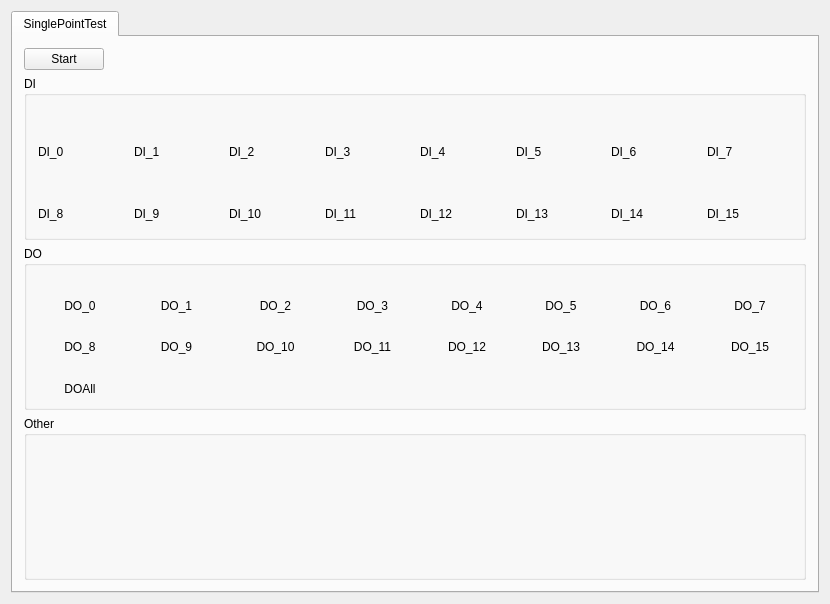
<?xml version="1.0" encoding="UTF-8"?>
<ui version="4.0">
 <class>dioTestPage</class>
 <widget class="QWidget" name="dioTestPage">
  <property name="geometry">
   <rect>
    <x>0</x>
    <y>0</y>
    <width>830</width>
    <height>604</height>
   </rect>
  </property>
  <property name="windowTitle">
   <string>dioTestPage</string>
  </property>
  <layout class="QVBoxLayout" name="verticalLayout">
   <item>
    <widget class="QTabWidget" name="tabWidget">
     <property name="currentIndex">
      <number>0</number>
     </property>
     <widget class="QWidget" name="tabSinglePointTest">
      <attribute name="title">
       <string>SinglePointTest</string>
      </attribute>
      <layout class="QVBoxLayout" name="verticalLayout_35">
       <item>
        <layout class="QHBoxLayout" name="horizontalLayout">
         <item>
          <widget class="QPushButton" name="m_StartStopBtn">
           <property name="text">
            <string>Start</string>
           </property>
          </widget>
         </item>
         <item>
          <spacer name="horizontalSpacer">
           <property name="orientation">
            <enum>Qt::Horizontal</enum>
           </property>
           <property name="sizeHint" stdset="0">
            <size>
             <width>40</width>
             <height>20</height>
            </size>
           </property>
          </spacer>
         </item>
        </layout>
       </item>
       <item>
        <widget class="QGroupBox" name="groupBoxDI">
         <property name="title">
          <string>DI</string>
         </property>
         <layout class="QGridLayout" name="gridLayout">
          <property name="horizontalSpacing">
           <number>10</number>
          </property>
          <item row="0" column="2">
           <layout class="QVBoxLayout" name="verticalLayout_4">
            <item>
             <widget class="ledWidget" name="m_led2" native="true">
              <property name="minimumSize">
               <size>
                <width>20</width>
                <height>20</height>
               </size>
              </property>
             </widget>
            </item>
            <item>
             <widget class="QLabel" name="m_led2Label">
              <property name="text">
               <string>DI_2</string>
              </property>
              <property name="alignment">
               <set>Qt::AlignLeading|Qt::AlignLeft|Qt::AlignVCenter</set>
              </property>
             </widget>
            </item>
           </layout>
          </item>
          <item row="0" column="3">
           <layout class="QVBoxLayout" name="verticalLayout_5">
            <item>
             <widget class="ledWidget" name="m_led3" native="true">
              <property name="minimumSize">
               <size>
                <width>20</width>
                <height>20</height>
               </size>
              </property>
             </widget>
            </item>
            <item>
             <widget class="QLabel" name="m_led3Label">
              <property name="text">
               <string>DI_3</string>
              </property>
              <property name="alignment">
               <set>Qt::AlignLeading|Qt::AlignLeft|Qt::AlignVCenter</set>
              </property>
             </widget>
            </item>
           </layout>
          </item>
          <item row="1" column="3">
           <layout class="QVBoxLayout" name="verticalLayout_13">
            <item>
             <widget class="ledWidget" name="m_led11" native="true">
              <property name="minimumSize">
               <size>
                <width>20</width>
                <height>20</height>
               </size>
              </property>
             </widget>
            </item>
            <item>
             <widget class="QLabel" name="m_led11Label">
              <property name="text">
               <string>DI_11</string>
              </property>
              <property name="alignment">
               <set>Qt::AlignLeading|Qt::AlignLeft|Qt::AlignVCenter</set>
              </property>
             </widget>
            </item>
           </layout>
          </item>
          <item row="1" column="6">
           <layout class="QVBoxLayout" name="verticalLayout_16">
            <item>
             <widget class="ledWidget" name="m_led14" native="true">
              <property name="minimumSize">
               <size>
                <width>20</width>
                <height>20</height>
               </size>
              </property>
             </widget>
            </item>
            <item>
             <widget class="QLabel" name="m_led14Label">
              <property name="text">
               <string>DI_14</string>
              </property>
              <property name="alignment">
               <set>Qt::AlignLeading|Qt::AlignLeft|Qt::AlignVCenter</set>
              </property>
             </widget>
            </item>
           </layout>
          </item>
          <item row="0" column="4">
           <layout class="QVBoxLayout" name="verticalLayout_6">
            <item>
             <widget class="ledWidget" name="m_led4" native="true">
              <property name="minimumSize">
               <size>
                <width>20</width>
                <height>20</height>
               </size>
              </property>
             </widget>
            </item>
            <item>
             <widget class="QLabel" name="m_led4Label">
              <property name="text">
               <string>DI_4</string>
              </property>
              <property name="alignment">
               <set>Qt::AlignLeading|Qt::AlignLeft|Qt::AlignVCenter</set>
              </property>
             </widget>
            </item>
           </layout>
          </item>
          <item row="0" column="0">
           <layout class="QVBoxLayout" name="verticalLayout_2">
            <item>
             <widget class="ledWidget" name="m_led0" native="true">
              <property name="minimumSize">
               <size>
                <width>20</width>
                <height>20</height>
               </size>
              </property>
             </widget>
            </item>
            <item>
             <widget class="QLabel" name="m_led0Label">
              <property name="minimumSize">
               <size>
                <width>20</width>
                <height>20</height>
               </size>
              </property>
              <property name="text">
               <string>DI_0</string>
              </property>
              <property name="alignment">
               <set>Qt::AlignLeading|Qt::AlignLeft|Qt::AlignVCenter</set>
              </property>
             </widget>
            </item>
           </layout>
          </item>
          <item row="1" column="2">
           <layout class="QVBoxLayout" name="verticalLayout_12">
            <item>
             <widget class="ledWidget" name="m_led10" native="true">
              <property name="minimumSize">
               <size>
                <width>20</width>
                <height>20</height>
               </size>
              </property>
             </widget>
            </item>
            <item>
             <widget class="QLabel" name="m_led10Label">
              <property name="text">
               <string>DI_10</string>
              </property>
              <property name="alignment">
               <set>Qt::AlignLeading|Qt::AlignLeft|Qt::AlignVCenter</set>
              </property>
             </widget>
            </item>
           </layout>
          </item>
          <item row="1" column="5">
           <layout class="QVBoxLayout" name="verticalLayout_15">
            <item>
             <widget class="ledWidget" name="m_led13" native="true">
              <property name="minimumSize">
               <size>
                <width>20</width>
                <height>20</height>
               </size>
              </property>
             </widget>
            </item>
            <item>
             <widget class="QLabel" name="m_led13Label">
              <property name="text">
               <string>DI_13</string>
              </property>
              <property name="alignment">
               <set>Qt::AlignLeading|Qt::AlignLeft|Qt::AlignVCenter</set>
              </property>
             </widget>
            </item>
           </layout>
          </item>
          <item row="0" column="7">
           <layout class="QVBoxLayout" name="verticalLayout_9">
            <item>
             <widget class="ledWidget" name="m_led7" native="true">
              <property name="minimumSize">
               <size>
                <width>20</width>
                <height>20</height>
               </size>
              </property>
             </widget>
            </item>
            <item>
             <widget class="QLabel" name="m_led7Label">
              <property name="text">
               <string>DI_7</string>
              </property>
              <property name="alignment">
               <set>Qt::AlignLeading|Qt::AlignLeft|Qt::AlignVCenter</set>
              </property>
             </widget>
            </item>
           </layout>
          </item>
          <item row="1" column="1">
           <layout class="QVBoxLayout" name="verticalLayout_11">
            <item>
             <widget class="ledWidget" name="m_led9" native="true">
              <property name="minimumSize">
               <size>
                <width>20</width>
                <height>20</height>
               </size>
              </property>
             </widget>
            </item>
            <item>
             <widget class="QLabel" name="m_led9Label">
              <property name="text">
               <string>DI_9</string>
              </property>
              <property name="alignment">
               <set>Qt::AlignLeading|Qt::AlignLeft|Qt::AlignVCenter</set>
              </property>
             </widget>
            </item>
           </layout>
          </item>
          <item row="1" column="0">
           <layout class="QVBoxLayout" name="verticalLayout_10">
            <item>
             <widget class="ledWidget" name="m_led8" native="true">
              <property name="minimumSize">
               <size>
                <width>20</width>
                <height>20</height>
               </size>
              </property>
             </widget>
            </item>
            <item>
             <widget class="QLabel" name="m_led8Label">
              <property name="text">
               <string>DI_8</string>
              </property>
              <property name="alignment">
               <set>Qt::AlignLeading|Qt::AlignLeft|Qt::AlignVCenter</set>
              </property>
             </widget>
            </item>
           </layout>
          </item>
          <item row="0" column="1">
           <layout class="QVBoxLayout" name="verticalLayout_3">
            <item>
             <widget class="ledWidget" name="m_led1" native="true">
              <property name="minimumSize">
               <size>
                <width>20</width>
                <height>20</height>
               </size>
              </property>
             </widget>
            </item>
            <item>
             <widget class="QLabel" name="m_led1Label">
              <property name="text">
               <string>DI_1</string>
              </property>
              <property name="alignment">
               <set>Qt::AlignLeading|Qt::AlignLeft|Qt::AlignVCenter</set>
              </property>
             </widget>
            </item>
           </layout>
          </item>
          <item row="0" column="6">
           <layout class="QVBoxLayout" name="verticalLayout_8">
            <item>
             <widget class="ledWidget" name="m_led6" native="true">
              <property name="minimumSize">
               <size>
                <width>20</width>
                <height>20</height>
               </size>
              </property>
             </widget>
            </item>
            <item>
             <widget class="QLabel" name="m_led6Label">
              <property name="text">
               <string>DI_6</string>
              </property>
              <property name="alignment">
               <set>Qt::AlignLeading|Qt::AlignLeft|Qt::AlignVCenter</set>
              </property>
             </widget>
            </item>
           </layout>
          </item>
          <item row="1" column="7">
           <layout class="QVBoxLayout" name="verticalLayout_17">
            <item>
             <widget class="ledWidget" name="m_led15" native="true">
              <property name="minimumSize">
               <size>
                <width>20</width>
                <height>20</height>
               </size>
              </property>
             </widget>
            </item>
            <item>
             <widget class="QLabel" name="m_led15Label">
              <property name="text">
               <string>DI_15</string>
              </property>
              <property name="alignment">
               <set>Qt::AlignLeading|Qt::AlignLeft|Qt::AlignVCenter</set>
              </property>
             </widget>
            </item>
           </layout>
          </item>
          <item row="0" column="5">
           <layout class="QVBoxLayout" name="verticalLayout_7">
            <item>
             <widget class="ledWidget" name="m_led5" native="true">
              <property name="minimumSize">
               <size>
                <width>20</width>
                <height>20</height>
               </size>
              </property>
             </widget>
            </item>
            <item>
             <widget class="QLabel" name="m_led5Label">
              <property name="text">
               <string>DI_5</string>
              </property>
              <property name="alignment">
               <set>Qt::AlignLeading|Qt::AlignLeft|Qt::AlignVCenter</set>
              </property>
             </widget>
            </item>
           </layout>
          </item>
          <item row="1" column="4">
           <layout class="QVBoxLayout" name="verticalLayout_14">
            <item>
             <widget class="ledWidget" name="m_led12" native="true">
              <property name="minimumSize">
               <size>
                <width>20</width>
                <height>20</height>
               </size>
              </property>
             </widget>
            </item>
            <item>
             <widget class="QLabel" name="m_led12Label">
              <property name="text">
               <string>DI_12</string>
              </property>
              <property name="alignment">
               <set>Qt::AlignLeading|Qt::AlignLeft|Qt::AlignVCenter</set>
              </property>
             </widget>
            </item>
           </layout>
          </item>
         </layout>
        </widget>
       </item>
       <item>
        <widget class="QGroupBox" name="groupBoxDO">
         <property name="title">
          <string>DO</string>
         </property>
         <layout class="QGridLayout" name="gridLayout_2">
          <property name="horizontalSpacing">
           <number>10</number>
          </property>
          <item row="1" column="5">
           <layout class="QVBoxLayout" name="verticalLayout_31">
            <item>
             <widget class="switchButton" name="m_DO13" native="true">
              <property name="minimumSize">
               <size>
                <width>20</width>
                <height>10</height>
               </size>
              </property>
             </widget>
            </item>
            <item>
             <widget class="QLabel" name="m_DO13Label">
              <property name="text">
               <string>DO_13</string>
              </property>
              <property name="alignment">
               <set>Qt::AlignCenter</set>
              </property>
             </widget>
            </item>
           </layout>
          </item>
          <item row="0" column="0">
           <layout class="QVBoxLayout" name="verticalLayout_18">
            <item>
             <widget class="switchButton" name="m_DO0" native="true">
              <property name="minimumSize">
               <size>
                <width>20</width>
                <height>10</height>
               </size>
              </property>
             </widget>
            </item>
            <item>
             <widget class="QLabel" name="m_DO0Label">
              <property name="text">
               <string>DO_0</string>
              </property>
              <property name="alignment">
               <set>Qt::AlignCenter</set>
              </property>
             </widget>
            </item>
           </layout>
          </item>
          <item row="1" column="2">
           <layout class="QVBoxLayout" name="verticalLayout_28">
            <item>
             <widget class="switchButton" name="m_DO10" native="true">
              <property name="minimumSize">
               <size>
                <width>20</width>
                <height>10</height>
               </size>
              </property>
             </widget>
            </item>
            <item>
             <widget class="QLabel" name="m_DO10Label">
              <property name="text">
               <string>DO_10</string>
              </property>
              <property name="alignment">
               <set>Qt::AlignCenter</set>
              </property>
             </widget>
            </item>
           </layout>
          </item>
          <item row="0" column="2">
           <layout class="QVBoxLayout" name="verticalLayout_20">
            <item>
             <widget class="switchButton" name="m_DO2" native="true">
              <property name="minimumSize">
               <size>
                <width>20</width>
                <height>10</height>
               </size>
              </property>
             </widget>
            </item>
            <item>
             <widget class="QLabel" name="m_DO2Label">
              <property name="text">
               <string>DO_2</string>
              </property>
              <property name="alignment">
               <set>Qt::AlignCenter</set>
              </property>
             </widget>
            </item>
           </layout>
          </item>
          <item row="0" column="6">
           <layout class="QVBoxLayout" name="verticalLayout_24">
            <item>
             <widget class="switchButton" name="m_DO6" native="true">
              <property name="minimumSize">
               <size>
                <width>20</width>
                <height>10</height>
               </size>
              </property>
             </widget>
            </item>
            <item>
             <widget class="QLabel" name="m_DO6Label">
              <property name="text">
               <string>DO_6</string>
              </property>
              <property name="alignment">
               <set>Qt::AlignCenter</set>
              </property>
             </widget>
            </item>
           </layout>
          </item>
          <item row="0" column="3">
           <layout class="QVBoxLayout" name="verticalLayout_21">
            <item>
             <widget class="switchButton" name="m_DO3" native="true">
              <property name="minimumSize">
               <size>
                <width>20</width>
                <height>10</height>
               </size>
              </property>
             </widget>
            </item>
            <item>
             <widget class="QLabel" name="m_DO3Label">
              <property name="text">
               <string>DO_3</string>
              </property>
              <property name="alignment">
               <set>Qt::AlignCenter</set>
              </property>
             </widget>
            </item>
           </layout>
          </item>
          <item row="2" column="0">
           <layout class="QVBoxLayout" name="verticalLayout_34">
            <item>
             <widget class="switchButton" name="m_DOALL" native="true">
              <property name="minimumSize">
               <size>
                <width>20</width>
                <height>10</height>
               </size>
              </property>
             </widget>
            </item>
            <item>
             <widget class="QLabel" name="m_DOAllLabel">
              <property name="text">
               <string>DOAll</string>
              </property>
              <property name="alignment">
               <set>Qt::AlignCenter</set>
              </property>
             </widget>
            </item>
           </layout>
          </item>
          <item row="1" column="6">
           <layout class="QVBoxLayout" name="verticalLayout_32">
            <item>
             <widget class="switchButton" name="m_DO14" native="true">
              <property name="minimumSize">
               <size>
                <width>20</width>
                <height>10</height>
               </size>
              </property>
             </widget>
            </item>
            <item>
             <widget class="QLabel" name="m_DO14Label">
              <property name="text">
               <string>DO_14</string>
              </property>
              <property name="alignment">
               <set>Qt::AlignCenter</set>
              </property>
             </widget>
            </item>
           </layout>
          </item>
          <item row="0" column="5">
           <layout class="QVBoxLayout" name="verticalLayout_23">
            <item>
             <widget class="switchButton" name="m_DO5" native="true">
              <property name="minimumSize">
               <size>
                <width>20</width>
                <height>10</height>
               </size>
              </property>
             </widget>
            </item>
            <item>
             <widget class="QLabel" name="m_DO5Label">
              <property name="text">
               <string>DO_5</string>
              </property>
              <property name="alignment">
               <set>Qt::AlignCenter</set>
              </property>
             </widget>
            </item>
           </layout>
          </item>
          <item row="1" column="0">
           <layout class="QVBoxLayout" name="verticalLayout_26">
            <item>
             <widget class="switchButton" name="m_DO8" native="true">
              <property name="minimumSize">
               <size>
                <width>20</width>
                <height>10</height>
               </size>
              </property>
             </widget>
            </item>
            <item>
             <widget class="QLabel" name="m_DO8Label">
              <property name="text">
               <string>DO_8</string>
              </property>
              <property name="alignment">
               <set>Qt::AlignCenter</set>
              </property>
             </widget>
            </item>
           </layout>
          </item>
          <item row="1" column="4">
           <layout class="QVBoxLayout" name="verticalLayout_30">
            <item>
             <widget class="switchButton" name="m_DO12" native="true">
              <property name="minimumSize">
               <size>
                <width>20</width>
                <height>10</height>
               </size>
              </property>
             </widget>
            </item>
            <item>
             <widget class="QLabel" name="m_DO12Label">
              <property name="text">
               <string>DO_12</string>
              </property>
              <property name="alignment">
               <set>Qt::AlignCenter</set>
              </property>
             </widget>
            </item>
           </layout>
          </item>
          <item row="2" column="1" colspan="2">
           <spacer name="horizontalSpacer_2">
            <property name="orientation">
             <enum>Qt::Horizontal</enum>
            </property>
            <property name="sizeHint" stdset="0">
             <size>
              <width>188</width>
              <height>20</height>
             </size>
            </property>
           </spacer>
          </item>
          <item row="1" column="3">
           <layout class="QVBoxLayout" name="verticalLayout_29">
            <item>
             <widget class="switchButton" name="m_DO11" native="true">
              <property name="minimumSize">
               <size>
                <width>20</width>
                <height>10</height>
               </size>
              </property>
             </widget>
            </item>
            <item>
             <widget class="QLabel" name="m_DO11Label">
              <property name="text">
               <string>DO_11</string>
              </property>
              <property name="alignment">
               <set>Qt::AlignCenter</set>
              </property>
             </widget>
            </item>
           </layout>
          </item>
          <item row="1" column="1">
           <layout class="QVBoxLayout" name="verticalLayout_27">
            <item>
             <widget class="switchButton" name="m_DO9" native="true">
              <property name="minimumSize">
               <size>
                <width>20</width>
                <height>10</height>
               </size>
              </property>
             </widget>
            </item>
            <item>
             <widget class="QLabel" name="m_DO9Label">
              <property name="text">
               <string>DO_9</string>
              </property>
              <property name="alignment">
               <set>Qt::AlignCenter</set>
              </property>
             </widget>
            </item>
           </layout>
          </item>
          <item row="1" column="7">
           <layout class="QVBoxLayout" name="verticalLayout_33">
            <item>
             <widget class="switchButton" name="m_DO15" native="true">
              <property name="minimumSize">
               <size>
                <width>20</width>
                <height>10</height>
               </size>
              </property>
             </widget>
            </item>
            <item>
             <widget class="QLabel" name="m_DO15Label">
              <property name="text">
               <string>DO_15</string>
              </property>
              <property name="alignment">
               <set>Qt::AlignCenter</set>
              </property>
             </widget>
            </item>
           </layout>
          </item>
          <item row="0" column="7">
           <layout class="QVBoxLayout" name="verticalLayout_25">
            <item>
             <widget class="switchButton" name="m_DO7" native="true">
              <property name="minimumSize">
               <size>
                <width>20</width>
                <height>10</height>
               </size>
              </property>
             </widget>
            </item>
            <item>
             <widget class="QLabel" name="m_DO7Label">
              <property name="text">
               <string>DO_7</string>
              </property>
              <property name="alignment">
               <set>Qt::AlignCenter</set>
              </property>
             </widget>
            </item>
           </layout>
          </item>
          <item row="0" column="1">
           <layout class="QVBoxLayout" name="verticalLayout_19">
            <item>
             <widget class="switchButton" name="m_DO1" native="true">
              <property name="minimumSize">
               <size>
                <width>20</width>
                <height>10</height>
               </size>
              </property>
             </widget>
            </item>
            <item>
             <widget class="QLabel" name="m_DO1Label">
              <property name="text">
               <string>DO_1</string>
              </property>
              <property name="alignment">
               <set>Qt::AlignCenter</set>
              </property>
             </widget>
            </item>
           </layout>
          </item>
          <item row="0" column="4">
           <layout class="QVBoxLayout" name="verticalLayout_22">
            <item>
             <widget class="switchButton" name="m_DO4" native="true">
              <property name="minimumSize">
               <size>
                <width>20</width>
                <height>10</height>
               </size>
              </property>
             </widget>
            </item>
            <item>
             <widget class="QLabel" name="m_DO4Label">
              <property name="text">
               <string>DO_4</string>
              </property>
              <property name="alignment">
               <set>Qt::AlignCenter</set>
              </property>
             </widget>
            </item>
           </layout>
          </item>
         </layout>
        </widget>
       </item>
       <item>
        <widget class="QGroupBox" name="groupBox">
         <property name="title">
          <string>Other</string>
         </property>
        </widget>
       </item>
      </layout>
     </widget>
    </widget>
   </item>
  </layout>
 </widget>
 <layoutdefault spacing="6" margin="11"/>
 <customwidgets>
  <customwidget>
   <class>ledWidget</class>
   <extends>QWidget</extends>
   <header>ledWidget.h</header>
   <container>1</container>
  </customwidget>
  <customwidget>
   <class>switchButton</class>
   <extends>QWidget</extends>
   <header>switchButton.h</header>
   <container>1</container>
  </customwidget>
 </customwidgets>
 <resources/>
 <connections/>
</ui>
